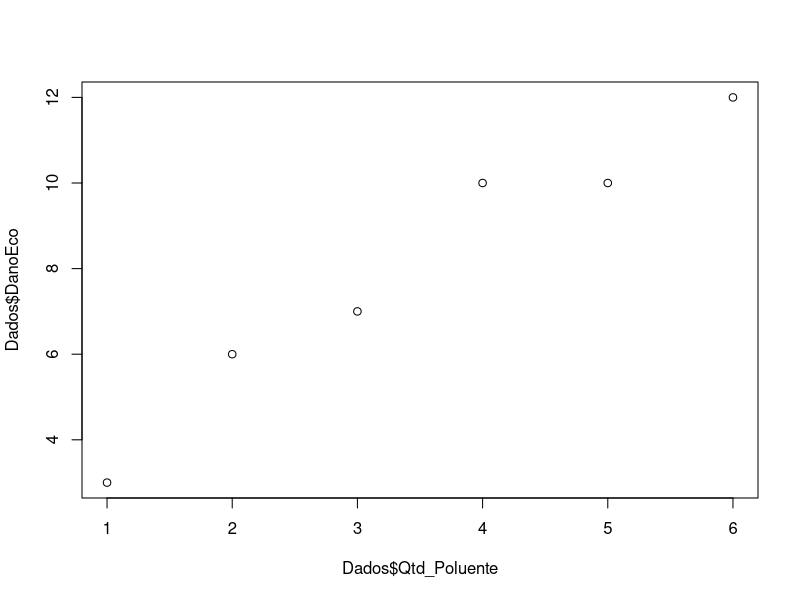

The R script that drew this image: (Note: this script raises an error after producing the figure.)
#Criando a base de dados dita pelo exemplo CAP11
Dados = data.frame(Qtd_Poluente=c(1,2,3,4,5,6),DanoEco=c(3,6,7,10,10,12))
#Gráfico de Disperção
plot(Dados$Qtd_Poluente, Dados$DanoEco)
#Covariância
cov(Dados$Qtd_Poluente, Dados$DanoEco)
#Correlação Linear de Pearson
cor(Dados$Qtd_Poluente, Dados$DanoEco)
#Gráfico de correlação Linear de Pearson
corrplot(cor(Dados), method="number")
#Fazendo o Gráfico de forma mais bonita
plot(Dados$Qtd_Poluente, Dados$DanoEco,
     xlab = "Quantidade de Poluentes",
     ylab = "Dano Ecológico",
     main = "Gráfico de Dispersão com a Reta de Regressão")
#Modelo de Regressão Linear
modelo = lm(DanoEco~Qtd_Poluente, data=Dados) #lm = linear model
abline(modelo, col="red") # abline é usado para criar a linha no gráfico
#Analisando o modelo
summary(modelo)
#A Fórmula é Y = 2,0000 + 1,7143X + E ---- R-squared = 0.9525
#Quanro mais próximo de 1 melhor o modelo se relaciona com o Y
#O p-value do Teste de F é igual a 0.0008462
#Se o p-value <= 0.05 É Rejeitado o H0
#Se o p-valua > 0.05 É Aceito o H1
#H0 = (O modelo não é significativo)
#H1 = (O modelo é significativo)

#Tentando novos valores
nova_obs = data.frame(Qtd_Poluente=9)
previsao = predict(modelo, newdata=nova_obs)
previsao

#1
Dados1 = data.frame(Quantidade=c(100,200,400,500),VolumedeAgua=c(50,70,100,120))
plot(Dados1$Quantidade, Dados1$VolumedeAgua,
     xlab = "Volume de Agua",
     ylab = "Quantidade",
     main = "Gráfico de Dispersão com a Reta de Regressão")
cov(Dados1$Quantidade, Dados$VolumedeAgua)
cor(Dados1$Quantidade, Dados$VolumedeAgua)
corrplot(cor(Dados1), method="number")